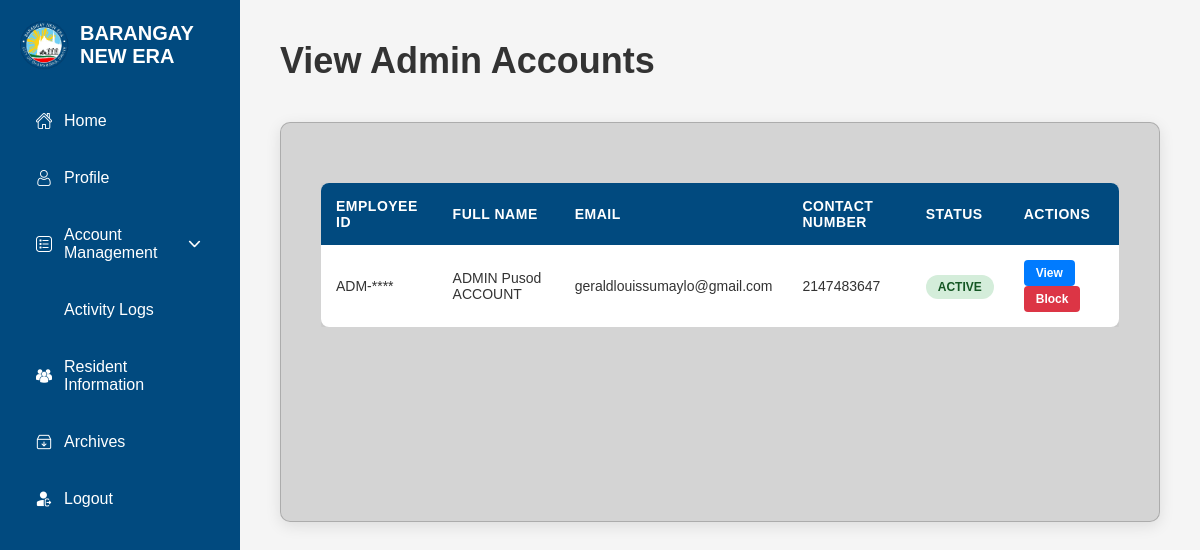
The app's page /superadmin/viewadminaccs.php (signed in), older data.
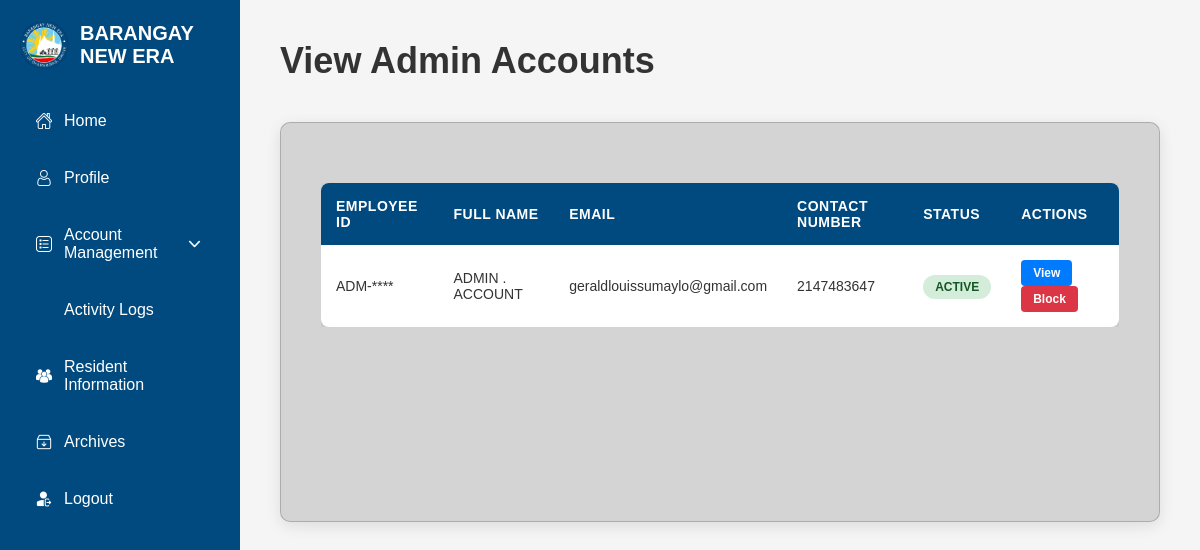
The same page, newer data.
### tables this page shows
CREATE TABLE `admintbl` (
  `AdminID` int(11) NOT NULL,
  `employeeID` varchar(255) NOT NULL,
  `lastname` varchar(255) NOT NULL,
  `firstname` varchar(255) NOT NULL,
  `middlename` varchar(255) NOT NULL,
  `suffix` varchar(255) NOT NULL,
  `birthdate` date NOT NULL,
  `age` int(11) NOT NULL,
  `contactnumber` int(11) NOT NULL,
  `email` varchar(255) NOT NULL,
  `profile_picture` varchar(255) NOT NULL,
  `password` varchar(255) NOT NULL,
  `verificationcode` int(11) NOT NULL
);

### superadmin/viewadminaccs.php (the view, shortened to what the changed rows need)
<?php
require_once '../Connection/Conn.php';
$db = $conn;
$admins = [];
try {
    $stmt = $db->prepare("SELECT adminID, employeeID, LastName, FirstName, MiddleName, Suffix, Email, ContactNumber, birthdate, age, profile_picture FROM admintbl ORDER BY LastName, FirstName");
    $stmt->execute();
    $result = $stmt->get_result();
    while ($row = $result->fetch_assoc()) {
        $admins[] = $row;
    }
} catch (Exception $e) {
    $error_message = "Error fetching admin accounts: " . $e->getMessage();
}
?>
<!DOCTYPE html>
<html lang="en">
<head>
    <link rel="stylesheet" href="viewadminaccs.css">
</head>
<body>
    <div class="sidebar">
        <div class="sidebar-logo">
            <h2>BARANGAY NEW ERA</h2>
        </div>
    </div>
    <div class="main-content">
        <div class="page-header">
            <h1>View Admin Accounts</h1>
        </div>
        <div class="container">
            <?php if (isset($error_message)): ?>
                <div class="error-message">
                    <?php echo htmlspecialchars($error_message); ?>
                </div>
            <?php else: ?>
                <div class="table-container">
                    <table class="admin-table">
                        <thead>
                            <tr>
                                <th>Employee ID</th>
                                <th>Full Name</th>
                                <th>Email</th>
                                <th>Contact Number</th>
                                <th>Status</th>
                                <th>Actions</th>
                            </tr>
                        </thead>
                        <tbody>
                            <?php if (empty($admins)): ?>
                                <tr>
                                    <td colspan="6" style="text-align: center; padding: 40px;">No admin accounts found.</td>
                                </tr>
                            <?php else: ?>
                                <?php foreach ($admins as $admin): ?>
                                    <?php
                                    $fullname = trim($admin['FirstName'] . ' ' . $admin['MiddleName'] . ' ' . $admin['LastName'] . ' ' . $admin['Suffix']);
                                    $statusClass = 'active';
                                    $statusText = 'Active';
                                    ?>
                                    <tr>
                                        <td><?php
                                    $employeeID = htmlspecialchars($admin['employeeID'] ?? 'N/A');
                                    if ($employeeID !== 'N/A' && strlen($employeeID) > 4) {
                                        $masked = substr($employeeID, 0, -4) . str_repeat('*', 4);
                                        echo $masked;
                                    } elseif ($employeeID !== 'N/A') {
                                        echo str_repeat('*', strlen($employeeID));
                                    } else {
                                        echo $employeeID;
                                    }
                                    ?></td>
                                        <td><?php echo htmlspecialchars($fullname); ?></td>
                                        <td><?php echo htmlspecialchars($admin['Email'] ?? 'N/A'); ?></td>
                                        <td><?php echo htmlspecialchars($admin['ContactNumber'] ?? 'N/A'); ?></td>
                                        <td><span class="status <?php echo $statusClass; ?>"><?php echo $statusText; ?></span></td>
                                        <td>
                                            <button class="action-btn view-btn"
                                                    data-admin-id="<?php echo htmlspecialchars($admin['adminID']); ?>"
                                                    data-employee-id="<?php echo htmlspecialchars($admin['employeeID'] ?? ''); ?>"
                                                    data-birthdate="<?php echo htmlspecialchars($admin['birthdate'] ?? ''); ?>"
                                                    data-age="<?php echo htmlspecialchars($admin['age'] ?? ''); ?>"
                                                    data-profile-picture="<?php echo htmlspecialchars($admin['profile_picture'] ?? ''); ?>"
                                                    onclick="viewAdmin(this)">View</button>
                                            <button class="action-btn block-btn" onclick="blockAdmin('<?php echo htmlspecialchars($admin['adminID']); ?>')">Block</button>
                                        </td>
                                    </tr>
                                <?php endforeach; ?>
                            <?php endif; ?>
                        </tbody>
                    </table>
                </div>
            <?php endif; ?>
        </div>
    </div>
</body>
</html>

Row changes from the older to the newer data that the page shows:
changed admintbl "ADM-****": fullname "ADMIN Pusod ACCOUNT" → "ADMIN . ACCOUNT"
